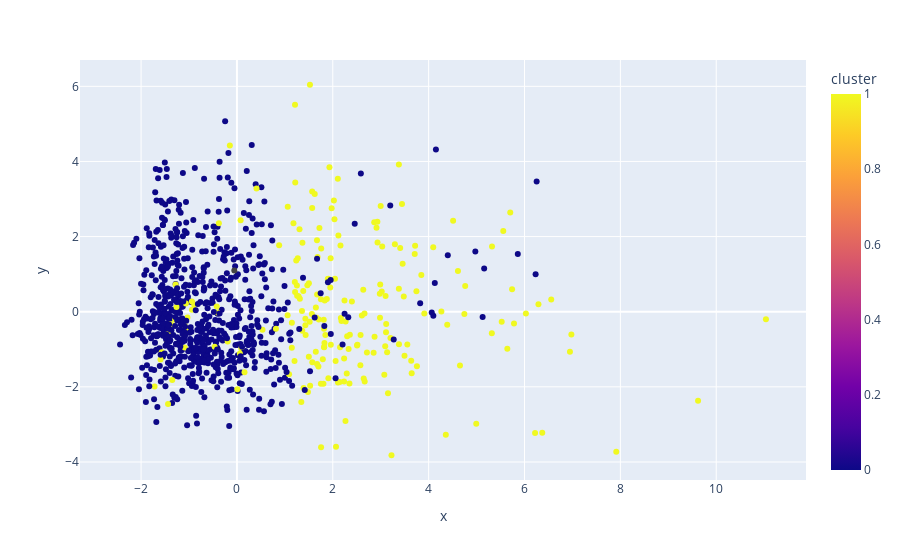

Source (notebook cell):
### Code cell
#visualização dos clusters com PCA

pca_pipeline = Pipeline([('scaler', StandardScaler()), ('PCA', PCA(n_components=2))])
song_embedding = pca_pipeline.fit_transform(X)
projection = pd.DataFrame(columns=['x', 'y'], data=song_embedding)
projection['title'] = df['track_name']
projection['cluster'] = df['cluster_label']

fig = px.scatter(
    projection, x='x', y='y', color='cluster', hover_data=['x', 'y', 'title'])
fig.show()

### Figure 1 — Plotly figure (JSON) as saved in the notebook; plotly's stock layout.template omitted (floating-point values rounded to 4 significant figures; data arrays with more than 128 entries replaced by an {"elided": "..."} marker saying what was removed)
{"data": [{"customdata": {"elided": "952x1 str values"}, "hovertemplate": "x=%{x}<br>y=%{y}<br>title=%{customdata[0]}<br>cluster=%{marker.color}<extra></extra>", "legendgroup": "", "marker": {"color": {"elided": "952 int values"}, "coloraxis": "coloraxis", "symbol": "circle"}, "mode": "markers", "name": "", "orientation": "v", "showlegend": false, "type": "scatter", "x": {"elided": "952 float values"}, "xaxis": "x", "y": {"elided": "952 float values"}, "yaxis": "y"}], "layout": {"coloraxis": {"colorbar": {"title": {"text": "cluster"}}, "colorscale": [[0, "#0d0887"], [0.1111, "#46039f"], [0.2222, "#7201a8"], [0.3333, "#9c179e"], [0.4444, "#bd3786"], [0.5556, "#d8576b"], [0.6667, "#ed7953"], [0.7778, "#fb9f3a"], [0.8889, "#fdca26"], [1, "#f0f921"]]}, "legend": {"tracegroupgap": 0}, "margin": {"t": 60}, "xaxis": {"anchor": "y", "domain": [0, 1], "title": {"text": "x"}}, "yaxis": {"anchor": "x", "domain": [0, 1], "title": {"text": "y"}}}}
